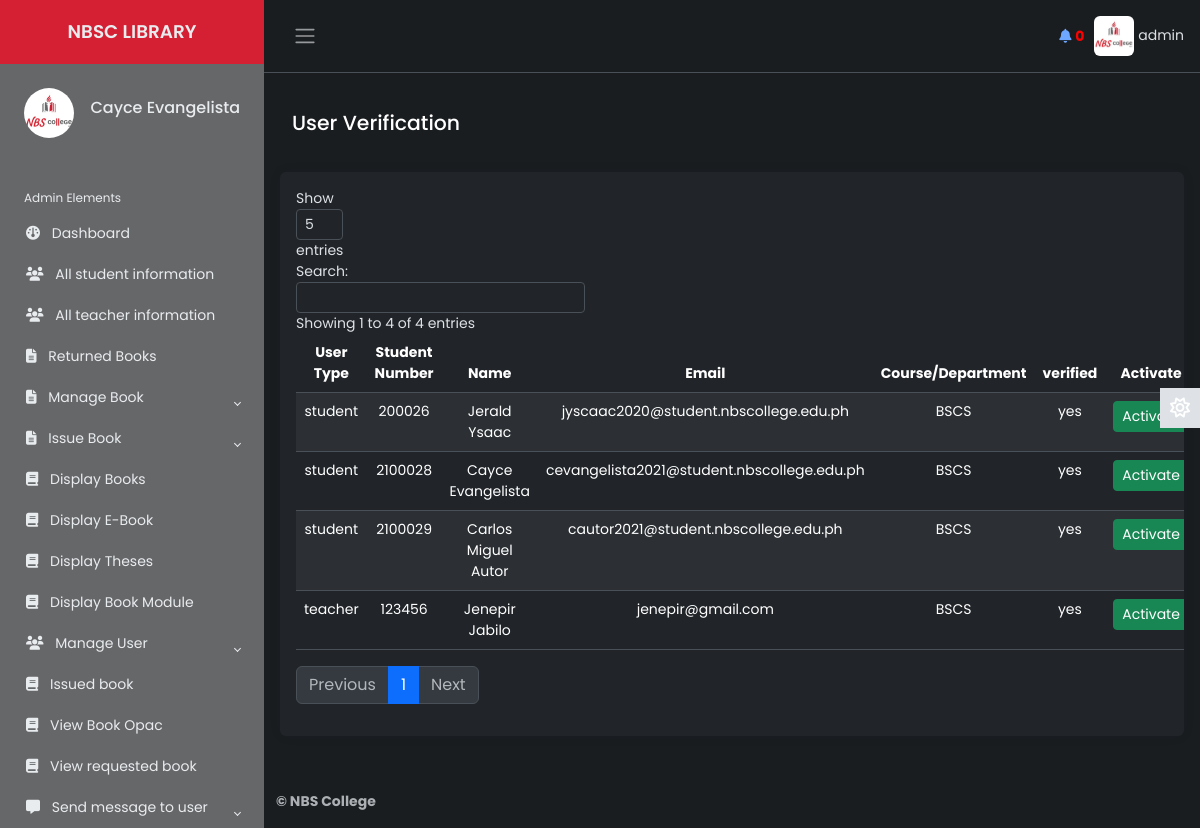
/Source/librarian/status.php (signed in), run on an earlier commit of the app's database.
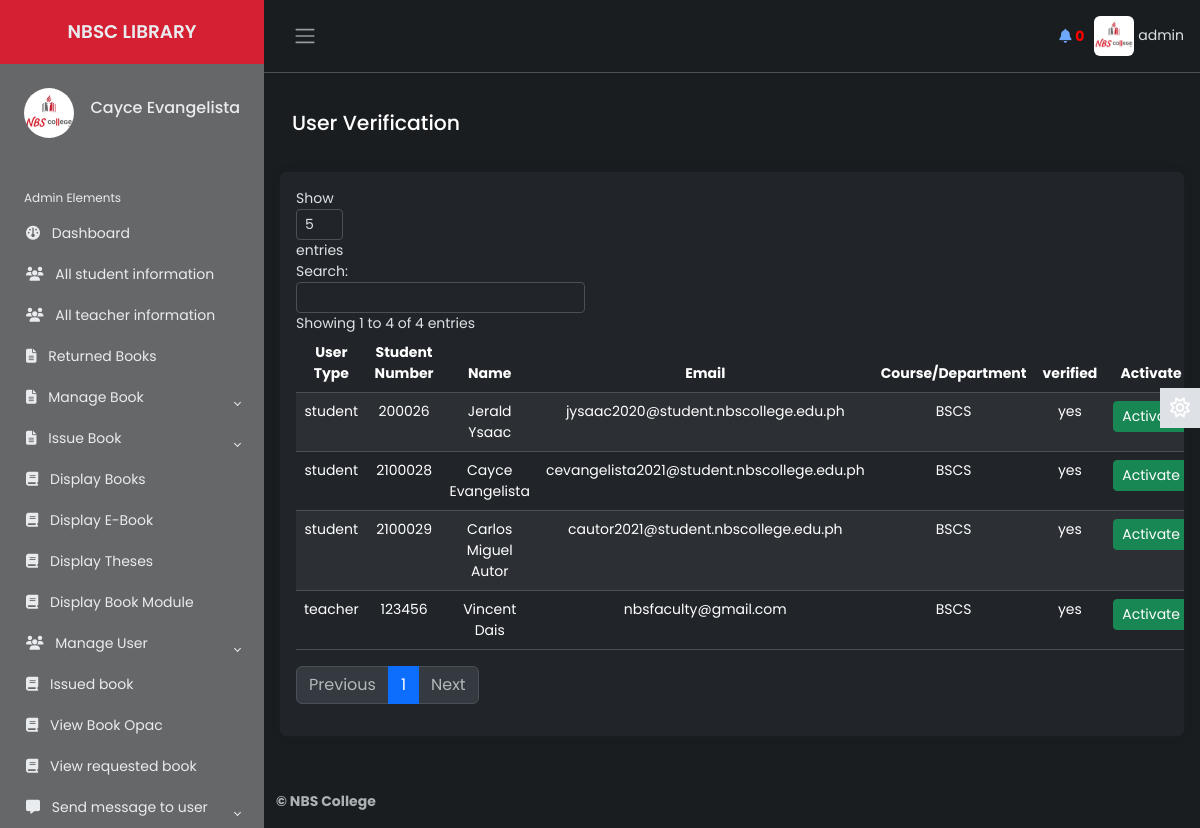
And on a later commit of the database.
### tables this page shows
CREATE TABLE `student` (
  `student_number` varchar(20) NOT NULL,
  `first_name` varchar(50) NOT NULL,
  `last_name` varchar(50) NOT NULL,
  `middle_name` varchar(50) NOT NULL,
  `email` varchar(50) NOT NULL,
  `course` varchar(10) NOT NULL,
  `year` varchar(20) NOT NULL,
  `semester` varchar(20) NOT NULL,
  `password` varchar(50) NOT NULL,
  `user_type` varchar(7) NOT NULL,
  `photo` varchar(500) NOT NULL,
  `status` varchar(7) NOT NULL,
  `vkey` varchar(255) NOT NULL,
  `verified` varchar(3) NOT NULL
);

CREATE TABLE `teacher` (
  `id_number` varchar(20) NOT NULL,
  `first_name` varchar(50) NOT NULL,
  `last_name` varchar(50) NOT NULL,
  `middle_name` varchar(50) NOT NULL,
  `email` varchar(50) NOT NULL,
  `dept` varchar(50) NOT NULL,
  `password` varchar(50) NOT NULL,
  `user_type` varchar(50) NOT NULL,
  `photo` varchar(5000) NOT NULL,
  `status` varchar(7) NOT NULL,
  `vkey` varchar(255) NOT NULL,
  `verified` varchar(3) NOT NULL
);

### Source/librarian/status.php (the view, shortened to what this page needs)
        <?php
    include 'inc/header.php';
 ?>
            <main class="content px-3 py-2">
                <div class="container-fluid">
				<div class="mb-3">
                        <h4>User Verification
                        </h4>
                 </div>
            </div>
            <br>
            <div class="card border-0">
                        <div class="card-body">
                            <table class="table table-hover text-center table-striped" id="dtBasicExample">
                                <thead>
                                    <tr>
                                        <th scope="col">User Type</th>
                                        <th scope="col">Student Number</th>
                                        <th scope="col">Name</th>
                                        <th scope="col">Email</th>
                                        <th scope="col">Course/Department</th>
                                        <th scope="col">verified</th>
                                        <th>Activate</th>
                                    </tr>
                                </thead>
                                <tbody>
                                <?php
                                        $res= mysqli_query($link, "select * from student");
                                        while ($row=mysqli_fetch_array($res)) {
                                            echo "<tr>";
                                            echo "<td>"; echo $row["user_type"]; echo "</td>";
                                            echo "<td>"; echo $row["student_number"]; echo "</td>";
                                            echo "<td>"; echo $row["first_name"]; "<td>"; echo " "; echo $row["last_name"]; echo "</td>";
                                            echo "<td>"; echo $row["email"]; echo "</td>";
                                            echo "<td>"; echo $row["course"]; echo "</td>";
                                            echo "<td>"; echo $row["verified"]; echo "</td>";
                                            echo "<td>";
                                                ?>
                                                <button class='btn btn-success btn-sm' onclick="activateUserConfirmation('<?php echo $row["student_number"]; ?>', '<?php echo $row["first_name"] . ' ' . $row["last_name"]; ?>')">Activate</button>
                                                <?php
                                            echo "</td>";
                                                ?>
                                                <?php
                                            echo "</tr>";
                                        }
                                        $res1= mysqli_query($link, "select * from teacher");
                                        while ($row1=mysqli_fetch_array($res1)) {
                                            echo "<tr>";
                                            echo "<td>"; echo $row1["user_type"]; echo "</td>";
                                            echo "<td>"; echo $row1["id_number"]; echo "</td>";
                                            echo "<td>"; echo $row1["first_name"]; "<td>"; echo " "; echo $row1["last_name"]; echo "</td>";
                                            echo "<td>"; echo $row1["email"]; echo "</td>";
                                            echo "<td>"; echo $row1["dept"]; echo "</td>";
                                            echo "<td>"; echo $row1["verified"]; echo "</td>";
                                            echo "<td>";
                                                ?>
                                                <button class='btn btn-success btn-sm' onclick="activateUserConfirmation('<?php echo $row1["id_number"]; ?>', '<?php echo $row1["first_name"] . ' ' . $row1["last_name"]; ?>')">Activate</button>
                                                <?php
                                            echo "</td>";
                                                ?>
                                                <?php
                                            echo "</tr>";
                                        }
                                   ?>
                                </tbody>
                            </table>
                        </div>
                    </div>
</main>
<?php include 'inc/footer.php';?>

What changed in the data, as far as the page shows it:
changed student "Jerald": email "jyscaac2020@student.nbscollege.edu.ph" → "jysaac2020@student.nbscollege.edu.ph"
changed teacher "teacher": first_name "Jenepir" → "Vincent"; last_name "Jabilo" → "Dais"; email "jenepir@gmail.com" → "nbsfaculty@gmail.com"
